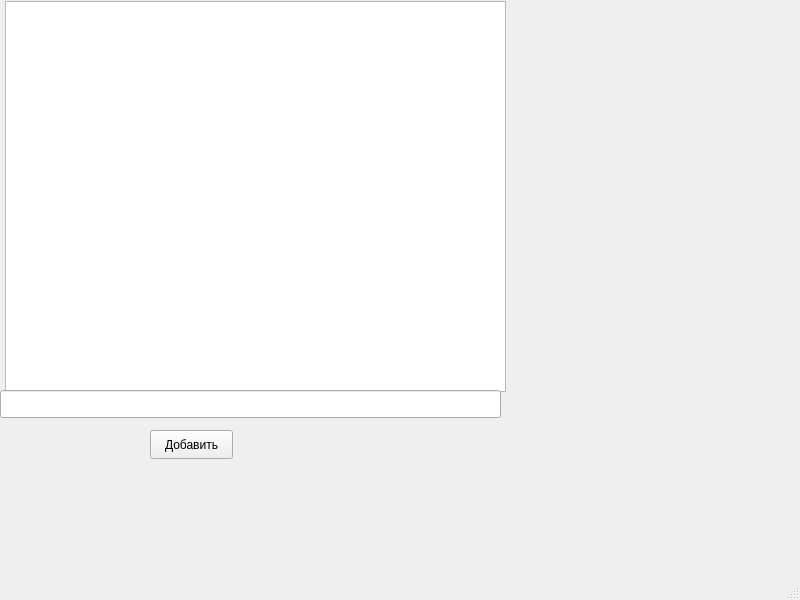
<?xml version="1.0" encoding="UTF-8"?>
<ui version="4.0">
 <class>MainWindow</class>
 <widget class="QMainWindow" name="MainWindow">
  <property name="geometry">
   <rect>
    <x>0</x>
    <y>0</y>
    <width>800</width>
    <height>600</height>
   </rect>
  </property>
  <property name="windowTitle">
   <string>MainWindow</string>
  </property>
  <widget class="QWidget" name="centralwidget">
   <widget class="QTreeView" name="treeView">
    <property name="geometry">
     <rect>
      <x>5</x>
      <y>1</y>
      <width>501</width>
      <height>391</height>
     </rect>
    </property>
   </widget>
   <widget class="QLineEdit" name="lineEdit">
    <property name="geometry">
     <rect>
      <x>0</x>
      <y>390</y>
      <width>501</width>
      <height>28</height>
     </rect>
    </property>
   </widget>
   <widget class="QPushButton" name="pushButton">
    <property name="geometry">
     <rect>
      <x>150</x>
      <y>430</y>
      <width>83</width>
      <height>29</height>
     </rect>
    </property>
    <property name="text">
     <string>Добавить</string>
    </property>
   </widget>
  </widget>
  <widget class="QMenuBar" name="menubar">
   <property name="geometry">
    <rect>
     <x>0</x>
     <y>0</y>
     <width>800</width>
     <height>25</height>
    </rect>
   </property>
  </widget>
  <widget class="QStatusBar" name="statusbar"/>
 </widget>
 <resources/>
 <connections/>
</ui>
